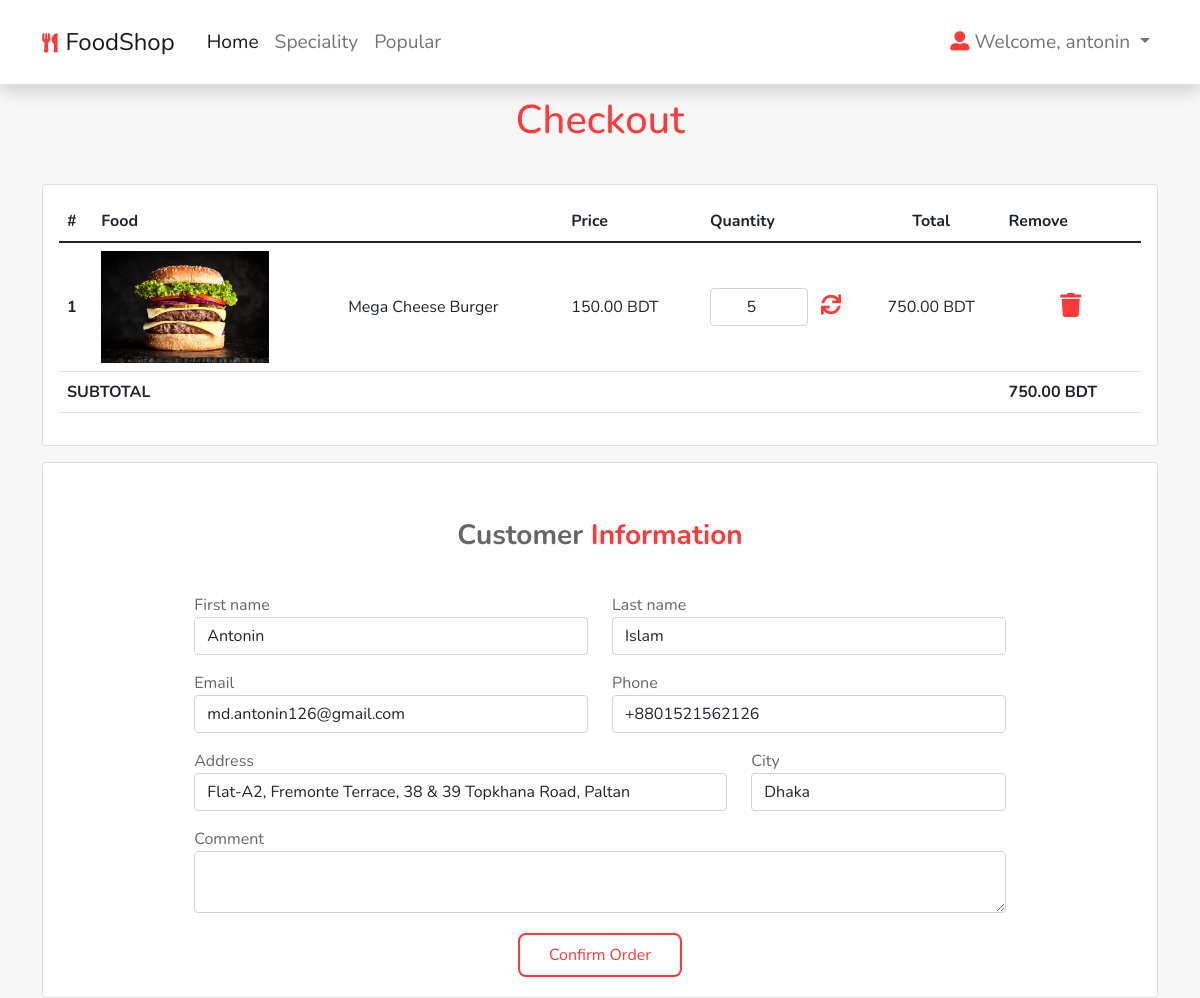
The app's page /checkout (signed in), older data.
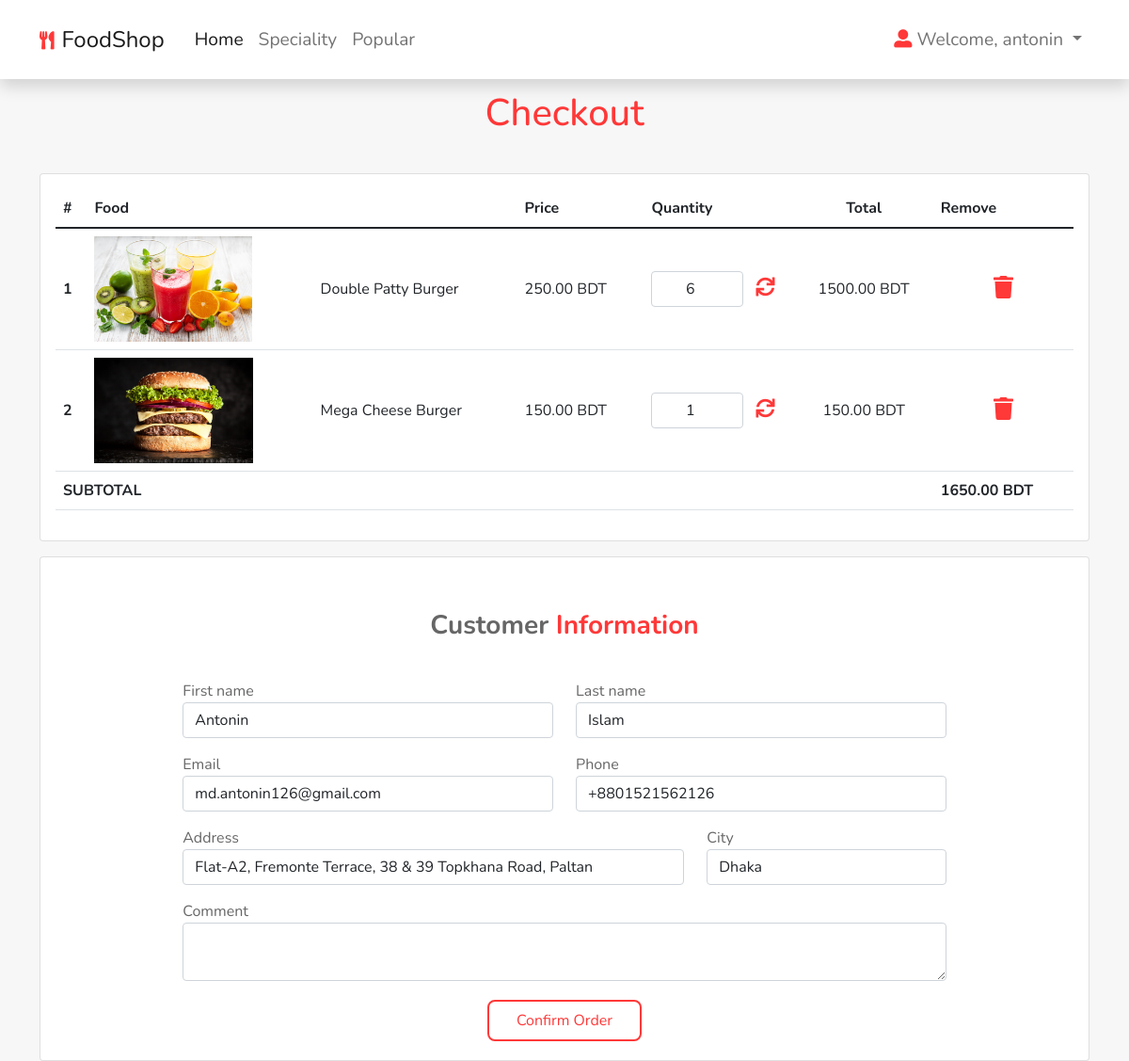
The same page, newer data.
### shop/models.py (models this page shows, shortened)
class CartItem(models.Model):
    cart = models.ForeignKey(Cart, on_delete=models.CASCADE, related_name='items')
    product = models.ForeignKey(Product, on_delete=models.CASCADE)
    quantity = models.PositiveIntegerField()
    created_at = models.DateTimeField(auto_now_add=True)
    updated_at = models.DateTimeField(auto_now=True)

class Customer(models.Model):
    user = models.OneToOneField(User, on_delete=models.CASCADE)
    phone = models.CharField(max_length=16, null=True)
    address = models.CharField(max_length=255, null=True)
    city = models.CharField(max_length=255, null=True)

class Order(models.Model):
    STATUS_CHOICES = [
        (0, 'Canceled'),
        (1, 'Waiting For Verification'),
        (2, 'Processsing'),
        (3, 'On The Way'),
        (4, 'Delivered'),
    ]
    id = models.UUIDField(primary_key=True, default=uuid4)
    customer = models.ForeignKey(Customer, on_delete=models.PROTECT, null=True, related_name="orders")
    first_name = models.CharField(max_length=255)
    last_name = models.CharField(max_length=255)
    address = models.CharField(max_length=255)
    phone = models.CharField(max_length=16)
    email = models.EmailField(null=True, blank=True)
    city = models.CharField(max_length=255)
    comment = models.TextField(null=True, blank=True)
    status = models.SmallIntegerField(choices=STATUS_CHOICES, default=1)
    created_at = models.DateTimeField(auto_now_add=True)
    updated_at = models.DateTimeField(auto_now=True)

### shop/views/cart.py (the view)
# urls.py: path('checkout', views.checkout, name='checkout'),
def checkout(request):
    user = request.user
    if not hasattr(user, 'customer'):
        Customer.objects.create(user=user)
    if request.user.is_authenticated:
        customer_id = request.user.customer.id
        cart = Cart.objects.filter(customer_id=customer_id).first()
        user = request.user
        if cart is not None and hasattr(cart, 'items'):
            if request.method == 'POST':
                form = CheckoutForm(request.POST)
                if form.is_valid():
                    form.instance.customer_id = user.customer.id
                    order = form.save()
                    for item in cart.items.all():
                        OrderItem.objects.create(order=order, product=item.product, quantity=item.quantity)
                    cart.delete()
                    messages.success(request, 'Order has been placed')
                    return redirect('confirm_msg')
            else:
                initial = {
                    'first_name': user.first_name,
                    'last_name': user.last_name,
                    'email': user.email,
                    'phone': user.customer.phone,
                    'address': user.customer.address,
                    'city': user.customer.city}
                form = CheckoutForm(initial=initial)
                items = cart.items.annotate(total=ExpressionWrapper(
                    F('product__price') * F('quantity'), output_field=DecimalField(decimal_places=2)))
                items = list(items.values('id', 'cart_id', 'product__name',
                             'quantity', 'total', 'product__image', 'product__price'))
                count = list(cart.items.all().aggregate(
                    res=Sum(F('quantity') * F('product__price'))).values())
                context = {'items': items,
                           'total': count[0], 'currency': 'BDT', 'form': form}
                return render(request, 'checkout.html', context)
    return render(request, 'checkout.html')

### shop/forms.py
class CheckoutForm(ModelForm):
    class Meta:
        model = Order
        fields = ['first_name', 'last_name', 'address', 'phone', 'email', 'city', 'comment']
        exclude = ['customer_id']
        widgets = {
            'first_name': forms.TextInput(attrs={'class': 'form-control'}),
            'last_name': forms.TextInput(attrs={'class': 'form-control'}),
            'email': forms.EmailInput(attrs={'class': 'form-control'}),
            'phone': forms.TextInput(attrs={'class': 'form-control'}),
            'address': forms.TextInput(attrs={'class': 'form-control'}),
            'city': forms.TextInput(attrs={'class': 'form-control'}),
            'comment': forms.Textarea(attrs={'class': 'form-control', 'rows': 2, "blank":True}),
        }

### shop/templates/checkout.html (shortened to what this page needs)
{% extends 'base.html' %} {% load static %} {% block content %}
<section class="container">
  <h1 class="heading"><span>Checkout</span></h1>
  <div class="row gap-3">
    <div class="col-md-12">
      <div class="card">
        <div class="card-body">
          <div class="table-responsive">
            <table class="table checkout-table">
              <thead>
                <tr>
                  <th scope="col">#</th>
                  <th colspan="2">Food</th>
                  <th scope="col">Price</th>
                  <th scope="col">Quantity</th>
                  <th style="text-align: center">Total</th>
                  <th scope="col">Remove</th>
                </tr>
              </thead>
              <tbody id="cart-body-items">
                {% if items|length > 0 %} {% for item in items %}
                <tr>
                  <th>{{ forloop.counter }}</th>
                  <td>
                    <img
                      style="height: 7rem"
                      src="{% static 'media/' %}{{item.product__image}}"
                      alt="{{item.product__name}}"
                    />
                  </td>
                  <td>{{item.product__name}}</td>
                  <td>{{item.product__price}} {{currency}}</td>
                  <td style="width: 10rem">
                    <div class="d-flex justify-content-center align-items-center">
                      <input
                        id="chkout-q-inp-{{item.id}}"
                        type="number"
                        class="form-control text-center checkout-quantity"
                        min="1"
                        value="{{item.quantity}}"
                        data-price="{{item.product__price}}"
                      />
                      <button
                        id="chkout-q-up-{{item.id}}"
                        title="Update"
                        class="btn cart-item chkout-q-up"
                      >
                        <i class="fas fa-sync text-main fs-5"></i>
                      </button>
                    </div>
                  </td>
                  <td class="text-center">
                    <span id="checkout-itemtotal-{{item.id}}">
                      {{item.total|floatformat:2}}
                    </span>
                    {{currency}}
                  </td>
                  <td class="text-center">
                    <button
                      id="chkout-q-cart-rmv-{{item.id}}"
                      class="btn cart-item chkout-q-cart-rmv"
                    >
                      <i class="fas fa-trash text-main fs-4"></i>
                    </button>
                  </td>
                </tr>
                {%endfor%} {%endif%}
                <tr class="fw-bold">
                  <td colspan="6">SUBTOTAL</td>
                  <td>
                    <span id="checkout-total">{{total|floatformat:2}}</span> {{currency}}
                  </td>
                </tr>
              </tbody>
            </table>
          </div>
        </div>
      </div>
    </div>
    <div class="col-md-12">
      <div class="card card-body">
        <div class="checkout-customer-info mx-auto">
          <div class="h3 heading fw-bold text-center my-4">
            Customer <span>Information</span>
          </div>
          <form method="post">
            <div class="row">
              <div class="col-md-6">
                <p>{{form.first_name.label}} {{form.first_name}}</p>
              </div>
              <div class="col-md-6">
                <p>{{form.last_name.label}} {{form.last_name}}</p>
              </div>
              <div class="col-md-6">
                <p>{{form.email.label}} {{form.email}}</p>
              </div>
              <div class="col-md-6">
                <p>{{form.phone.label}} {{form.phone}}</p>
              </div>
              <div class="col-md-8">
                <p>{{form.address.label}} {{form.address}}</p>
              </div>
              <div class="col-md-4">
                <p>{{form.city.label}} {{form.city}}</p>
              </div>
              <p>{{form.comment.label}} {{form.comment}}</p>
            </div>
            <div class="text-center">
              <button type="submit" class="btn btn-custom">Confirm Order</button>
            </div>
          </form>
        </div>
      </div>
    </div>
  </div>
</section>
{% endblock content %}

### shop/templates/base.html (shortened to what this page needs)
{% load static %}
<!DOCTYPE html>
<html lang="en">
  <head>
    <link href="{% static 'css/bootstrap.min.css' %}" rel="stylesheet" type="text/css" />
    <link href="{% static 'css/all.min.css' %}" rel="stylesheet" type="text/css" />
    <link href="{% static 'css/default.css' %}" rel="stylesheet" />
    <link href="{% static 'css/alertify.min.css' %}" rel="stylesheet" />
    <link href="{% static 'css/sweetalert2.min.css' %}" rel="stylesheet" />
  </head>
  <body>
    <nav class="navbar navbar-expand-lg fixed-top navbar-light bg-white shadow">
      <div class="container nav-container">
        <a class="navbar-brand" href="/">
          <i class="fas fa-utensils logo"></i><span class="mx-2 fs-4">FoodShop</span>
        </a>
        <div class="collapse navbar-collapse" id="navbarSupportedContent">
          <ul class="navbar-nav me-auto mb-2 mb-lg-0">
            <li class="nav-item">
              <a class="nav-link active" aria-current="page" href="/#">
                Home
              </a>
            </li>
            <li class="nav-item">
              <a class="nav-link" href="/#speciality">Speciality</a>
            </li>
            <li class="nav-item">
              <a class="nav-link" href="/#popular">Popular</a>
            </li>
          </ul>
          <ul class="d-flex navbar-nav align-items-center">
            {% if user.is_authenticated %}
            <li class="nav-item dropdown">
              <a
                class="nav-link dropdown-toggle"
                href="#"
                id="navbardd"
                role="button"
                data-bs-toggle="dropdown"
                aria-expanded="false"
              >
                <i class="fas fa-user-alt logo"></i> Welcome, {{ request.user }}
              </a>
            </li>
            {% endif %}
          </ul>
        </div>
      </div>
    </nav>
    <div class="body-margin">{% block content %}{% endblock content %}</div>
  </body>
</html>

### static/css/default.css (style rules this page uses)
:root { --red: #ff3838; --orange: #ff5733; --textcolor: #666; }
* { font-family: "Nunito", sans-serif; margin: 0; padding: 0; box-sizing: border-box; outline: none; border: none; text-decoration: none; transition: all 0.2s linear; }
html { overflow-x: hidden; scroll-behavior: smooth; scroll-padding-top: 6rem; }
body { background: #f7f7f7; color: var(--textcolor); }
a { text-decoration: none; }
.nav-container { padding-top: 0.7rem; padding-bottom: 0.7rem; font-size: 1.2rem; }
.text-main { color: var(--textcolor); }
.logo { color: var(--red); font-size: 1.2rem; }
.bg-white { background-color: #fff; }
.checkout-table tbody td, .checkout-table tbody th { vertical-align: middle; }
.text-main { color: var(--red); }
.heading { text-align: center; padding: 1rem; margin-top: 2rem; margin-bottom: 1.5rem; color: #666; }
.heading span { color: var(--red); }
.btn-custom { background-color: #fff; border: none; color: var(--red); padding: 0.5rem 1.8rem; text-align: center; text-decoration: none; display: inline-block; font-size: 16px; margin: 4px 2px; transition-duration: 0.3s; cursor: pointer; border: 2px solid var(--red); border-radius: 0.5rem; }
.checkout-customer-info { width: 95% !important; }
@media (min-width: 768px) { .checkout-customer-info { width: 75% !important; } }
.body-margin { margin-top: 5rem !important; }

Row changes from the older to the newer data that the page shows:
removed CartItem: product__name "Mega Cheese Burger", product__price "150.00", currency "BDT", quantity "5", total "750.00"
added CartItem: shows a picture, product__name "Double Patty Burger", product__price "250.00", currency "BDT", quantity "6", total "1500.00"
added CartItem: product__name "Mega Cheese Burger", product__price "150.00", currency "BDT", quantity "1", total "150.00"
Text that changed along with them:
{{ total|floatformat:2 }}: "750.00" → "1650.00"
